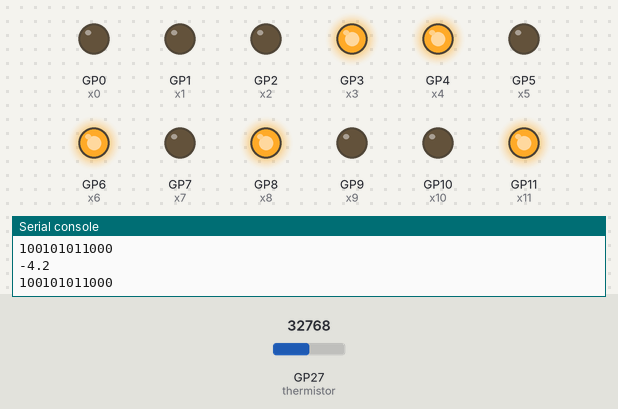
Bench run of a program on a simulated Raspberry Pi Pico running MicroPython. Shown: output pins drawn as LEDs (lit = HIGH), the last lines printed to the serial console. The inputs (shaded band) are chosen by the test bench; at power-on: GP27 (thermistor) = 32768 (analog values on the 0–65535 scale).

Above: at 1.2 s.
1.3 s: GP27 (thermistor) set to 32832
At 1.9 s:
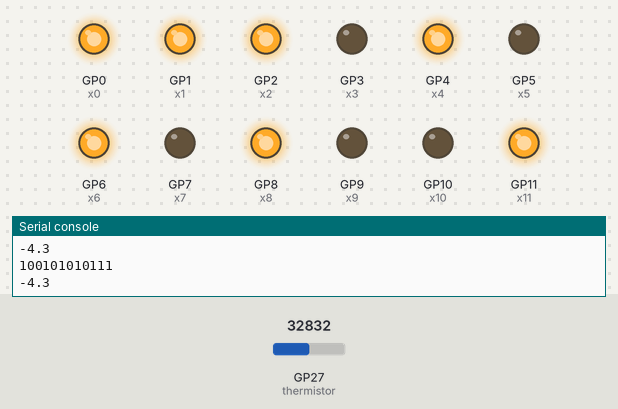
3.0 s: GP27 (thermistor) set to 45874
At 4.3 s:
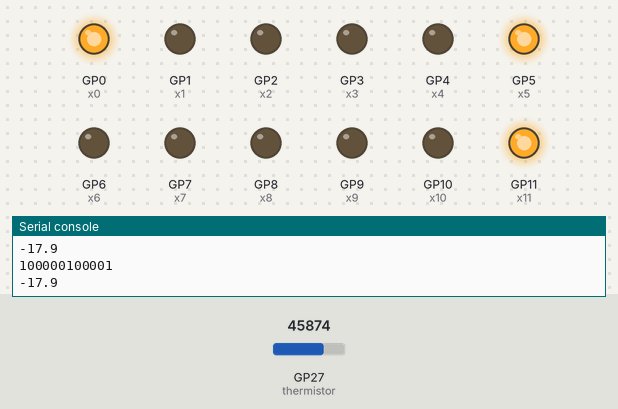
4.6 s: GP27 (thermistor) set to 45936
At 5.9 s:
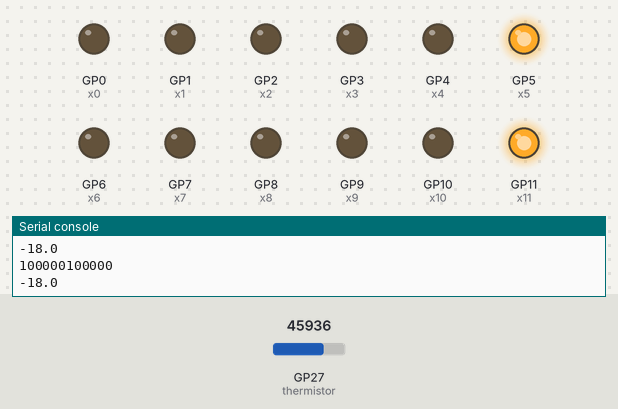
6.2 s: GP27 (thermistor) set to 57670
At 7.4 s:
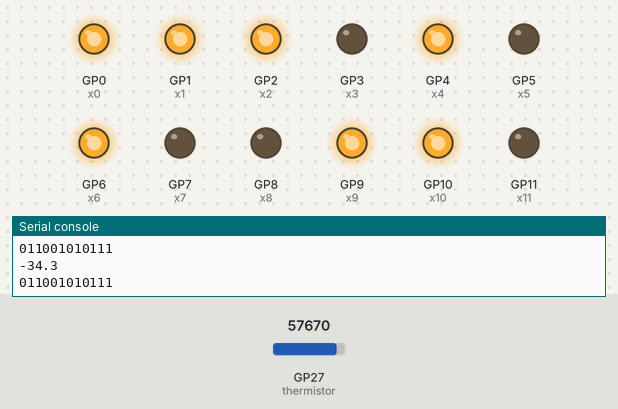
7.8 s: GP27 (thermistor) set to 57696
At 8.9 s:
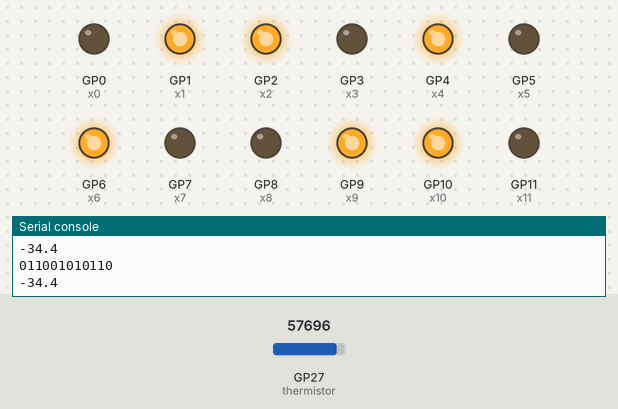
9.4 s: GP27 (thermistor) set to 32767
At 10.3 s:
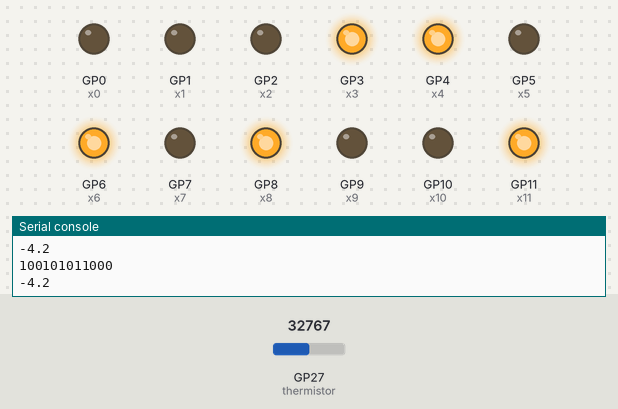
Timing chart, 0 to 12.0 s (numbered marks = the images above; inputs shaded):
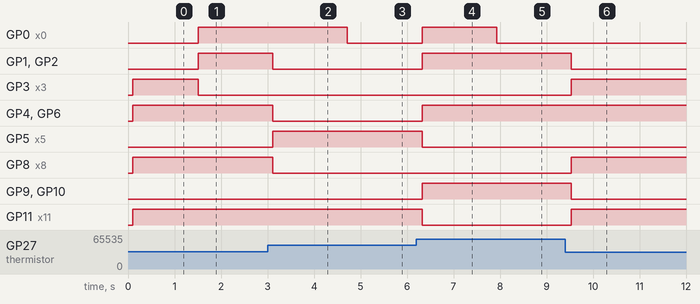

The program:

therm_display.py
```python
from machine import Pin #Importamos la librería para el control de los pines
import utime #Importamos la librería utime para implementar delays
import math #Importamos la librería math para realizar operaciones de logaritmos


#Constantes para la conversion de la temperatura
sensibilidad = 1.0/65536 #(1/LSB)
volt_max = 3.3 #voltaje fuente del divisor

T0 = 298.15 #Temperatura ambiente en kelvin
R0 = 100000 #Resitencia del therm a temperatura ambiente
B = 4250 #Constante B

#Inicializar el pin del ADC
thermistor = machine.ADC(27)

#Pines de salida al FPGA
x0 = Pin(0, Pin.OUT)
x1 = Pin(1, Pin.OUT)
x2 = Pin(2, Pin.OUT)
x3 = Pin(3, Pin.OUT)
x4 = Pin(4, Pin.OUT)
x5 = Pin(5, Pin.OUT)
x6 = Pin(6, Pin.OUT)
x7 = Pin(7, Pin.OUT)
x8 = Pin(8, Pin.OUT)
x9 = Pin(9, Pin.OUT)
x10 = Pin(10, Pin.OUT)
x11 = Pin(11, Pin.OUT)

while 1:
    #leer el voltaje del pin 27 como un numero de 16 bits
    therm = thermistor.read_u16()

    #Convertir el numero leido en el valor del voltaje
    voltaje = volt_max * therm * sensibilidad

    #Calcular la resistencia del Thermisor a partir del voltaje
    resistencia = (voltaje * 470000)/(3.3 - voltaje)

    #Hallar la inversa de la temperatura en kelvin
    T_inv = (1/T0) + (1/B) * math.log(resistencia/R0)

    #Invierte el valor y convierte la temperatura de K a C
    T = round((1/ T_inv) - 273.15,1)

    #Imprime el valor de la temperatura en Celsius en pantalla
    print(T)
    utime.sleep(0.1)

    #Conversion a BCD
    Disp = int(T * 10) #Eliminar el punto decimal
    decimal = str(Disp % 10)
    unidades = str((Disp//10) % 10)
    decenas = str((Disp//100) % 10)

    BCD_disp = "{0:04b}".format(int(decenas, 16)) + \
               "{0:04b}".format(int(unidades, 16)) + \
               "{0:04b}".format(int(decimal, 16))

    #Imprime el valor de la temperatura en BCD
    print(BCD_disp)

    #Envía los valores binarios del string en BCD
    x0.value(int(BCD_disp[11]))
    x1.value(int(BCD_disp[10]))
    x2.value(int(BCD_disp[9]))
    x3.value(int(BCD_disp[8]))

    x4.value(int(BCD_disp[7]))
    x5.value(int(BCD_disp[6]))
    x6.value(int(BCD_disp[5]))
    x7.value(int(BCD_disp[4]))

    x8.value(int(BCD_disp[3]))
    x9.value(int(BCD_disp[2]))
    x10.value(int(BCD_disp[1]))
    x11.value(int(BCD_disp[0]))

    utime.sleep(0.1)
```

Measured:
- the behaviour switches between 32816 and 32832 on GP27 (thermistor) (found by bisection; images 0 and 1)
- the behaviour switches between 45920 and 45936 on GP27 (thermistor) (found by bisection; images 2 and 3)
- the behaviour switches between 57680 and 57696 on GP27 (thermistor) (found by bisection; images 4 and 5)
- after the input at 1.3 s, GP0 (x0), GP1 (x1), GP2 (x2): LOW → HIGH after 0.21 s; GP3 (x3): HIGH → LOW after 0.21 s
- after the input at 3.0 s, GP1 (x1), GP2 (x2), GP4 (x4), GP6 (x6), GP8 (x8): HIGH → LOW after 0.11 s; GP5 (x5): LOW → HIGH after 0.11 s
- after the input at 4.6 s, GP0 (x0): HIGH → LOW after 0.12 s
- after the input at 6.2 s, GP0 (x0), GP1 (x1), GP2 (x2), GP4 (x4), GP6 (x6), GP9 (x9), GP10 (x10): LOW → HIGH after 0.12 s; GP5 (x5), GP11 (x11): HIGH → LOW after 0.12 s
- after the input at 7.8 s, GP0 (x0): HIGH → LOW after 0.13 s
- after the input at 9.4 s, GP1 (x1), GP2 (x2), GP9 (x9), GP10 (x10): HIGH → LOW after 0.14 s; GP3 (x3), GP8 (x8), GP11 (x11): LOW → HIGH after 0.14 s
